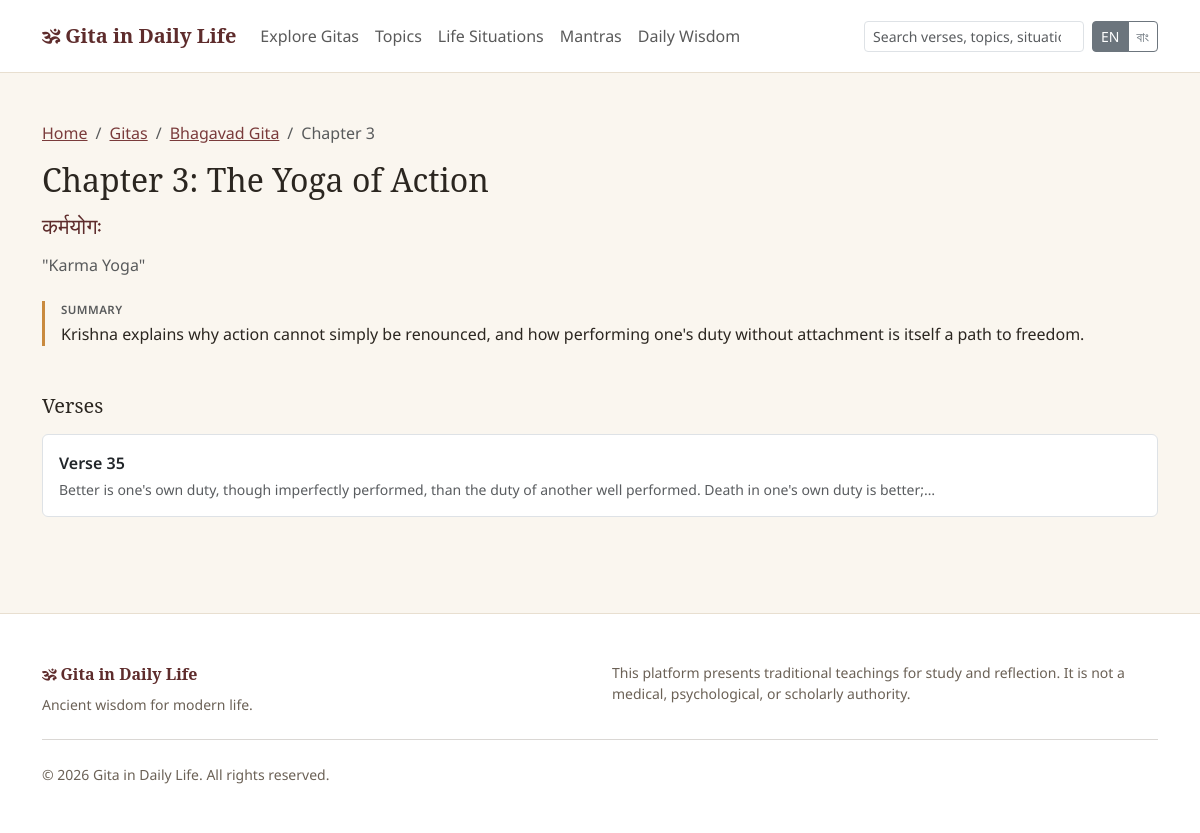
Page /public/gitas/bhagavad-gita/chapter/3 on the committed database.
### tables this page shows
CREATE TABLE settings (
    id INT UNSIGNED AUTO_INCREMENT PRIMARY KEY,
    setting_key VARCHAR(150) NOT NULL UNIQUE,
    setting_value TEXT NULL,
    setting_group VARCHAR(60) NOT NULL DEFAULT 'general'
);

CREATE TABLE gitas (
    id INT UNSIGNED AUTO_INCREMENT PRIMARY KEY,
    name VARCHAR(150) NOT NULL,
    slug VARCHAR(160) NOT NULL UNIQUE,
    alternate_names VARCHAR(255) NULL,
    short_description VARCHAR(500) NULL,
    introduction TEXT NULL,
    historical_context TEXT NULL,
    philosophy TEXT NULL,
    main_themes TEXT NULL,
    author_attribution VARCHAR(255) NULL,
    cover_image VARCHAR(255) NULL,
    language_available VARCHAR(100) NULL DEFAULT 'en',
    featured TINYINT(1) NOT NULL DEFAULT 0,
    status ENUM('draft','pending','published','archived') NOT NULL DEFAULT 'draft',
    meta_title VARCHAR(255) NULL,
    meta_description VARCHAR(500) NULL,
    created_by INT UNSIGNED NULL,
    updated_by INT UNSIGNED NULL,
    created_at DATETIME NOT NULL DEFAULT CURRENT_TIMESTAMP,
    updated_at DATETIME NOT NULL DEFAULT CURRENT_TIMESTAMP ON UPDATE CURRENT_TIMESTAMP,
    INDEX idx_gitas_status (status),
    INDEX idx_gitas_featured (featured)
);

CREATE TABLE chapters (
    id INT UNSIGNED AUTO_INCREMENT PRIMARY KEY,
    gita_id INT UNSIGNED NOT NULL,
    chapter_number INT UNSIGNED NOT NULL,
    name VARCHAR(200) NOT NULL,
    sanskrit_name VARCHAR(200) NULL,
    translation_name VARCHAR(200) NULL,
    summary TEXT NULL,
    main_ideas TEXT NULL,
    status ENUM('draft','pending','published','archived') NOT NULL DEFAULT 'draft',
    created_at DATETIME NOT NULL DEFAULT CURRENT_TIMESTAMP,
    updated_at DATETIME NOT NULL DEFAULT CURRENT_TIMESTAMP ON UPDATE CURRENT_TIMESTAMP,
    UNIQUE KEY uniq_gita_chapter (gita_id, chapter_number),
    FOREIGN KEY (gita_id) REFERENCES gitas(id) ON DELETE CASCADE,
    INDEX idx_chapters_status (status)
);

CREATE TABLE verses (
    id INT UNSIGNED AUTO_INCREMENT PRIMARY KEY,
    gita_id INT UNSIGNED NOT NULL,
    chapter_id INT UNSIGNED NOT NULL,
    verse_number INT UNSIGNED NOT NULL,
    sanskrit_text TEXT NULL,
    transliteration TEXT NULL,
    word_by_word_meaning TEXT NULL,
    literal_translation TEXT NULL,
    simple_translation_en TEXT NULL,
    translation_bn TEXT NULL,
    explanation TEXT NULL,
    philosophical_meaning TEXT NULL,
    key_teaching VARCHAR(500) NULL,
    audio_path VARCHAR(255) NULL,
    video_path VARCHAR(255) NULL,
    translator VARCHAR(150) NULL,
    commentator VARCHAR(150) NULL,
    featured TINYINT(1) NOT NULL DEFAULT 0,
    status ENUM('draft','pending','published','archived') NOT NULL DEFAULT 'draft',
    created_by INT UNSIGNED NULL,
    updated_by INT UNSIGNED NULL,
    created_at DATETIME NOT NULL DEFAULT CURRENT_TIMESTAMP,
    updated_at DATETIME NOT NULL DEFAULT CURRENT_TIMESTAMP ON UPDATE CURRENT_TIMESTAMP,
    UNIQUE KEY uniq_chapter_verse (chapter_id, verse_number),
    FOREIGN KEY (gita_id) REFERENCES gitas(id) ON DELETE CASCADE,
    FOREIGN KEY (chapter_id) REFERENCES chapters(id) ON DELETE CASCADE,
    INDEX idx_verses_status (status),
    INDEX idx_verses_featured (featured)
);

### app/core/Controller.php (called while the page is built, shortened)
<?php
abstract class Controller
{
    protected function view(string $view, array $data = []): void
    {
        extract($data, EXTR_SKIP);
        $viewFile = VIEWS_PATH . '/frontend/' . $view . '.php';
        $metaDescription = $data['metaDescription'] ?? Setting::get('default_meta_description', 'Ancient wisdom for modern life.');
        require $viewFile;
    }
}

### modules/GitaController.php (called while the page is built, shortened)
<?php
final class GitaController extends Controller
{
    public function chapter(string $slug, string $number): void
    {
        $gita = Gita::findBySlug($slug);
        $chapter = Chapter::findByGitaAndNumber((int) $gita['id'], (int) $number);
        $verses = Verse::forChapter((int) $chapter['id']);
        $this->view('gitas/chapter', [
            'pageTitle' => 'Chapter ' . $chapter['chapter_number'] . ': ' . $chapter['name'] . ' — ' . $gita['name'],
            'gita' => $gita,
            'chapter' => $chapter,
            'verses' => $verses,
        ]);
    }
}

### public/index.php (called while the page is built, shortened)
<?php
require_once __DIR__ . '/../app/bootstrap.php';
$router = new Router();
$router->dispatch();

### app/helpers/functions.php (called while the page is built, shortened)
<?php
function e(?string $value): string
{
    return htmlspecialchars((string) $value, ENT_QUOTES, 'UTF-8');
}
function url(string $path = ''): string
{
    return APP_BASE_PATH . '/' . ltrim($path, '/');
}
function current_lang(): string
{
    return Session::get('lang', DEFAULT_LANGUAGE);
}
function verse_text(array $verse): string
{
    return (string) ($verse['simple_translation_en'] ?? '');
}
function __t(string $key, array $replace = []): string
{
    static $cache = [];
    $lang = current_lang();
    if (!isset($cache[$lang])) {
        $file = LANGUAGES_PATH . '/' . $lang . '.php';
        $cache[$lang] = is_file($file) ? require $file : [];
    }
    $text = $cache[$lang][$key] ?? $key;
    return $text;
}
function str_excerpt(?string $text, int $length = 160): string
{
    $text = trim((string) $text);
    $truncated = mb_substr($text, 0, $length);
    $lastSpace = mb_strrpos($truncated, ' ');
    if ($lastSpace !== false) {
        $truncated = mb_substr($truncated, 0, $lastSpace);
    }
    return $truncated . '…';
}

### app/core/Database.php (called while the page is built, shortened)
<?php
final class Database
{
    private static ?PDO $instance = null;
    public static function connection(): PDO
    {
        if (self::$instance === null) {
            $dsn = sprintf('mysql:host=%s;dbname=%s;charset=%s', DB_HOST, DB_NAME, DB_CHARSET);
            self::$instance = new PDO($dsn, DB_USER, DB_PASS, [
                PDO::ATTR_ERRMODE => PDO::ERRMODE_EXCEPTION,
                PDO::ATTR_DEFAULT_FETCH_MODE => PDO::FETCH_ASSOC,
                PDO::ATTR_EMULATE_PREPARES => false,
            ]);
        }
        return self::$instance;
    }
}

### app/core/Model.php (called while the page is built, shortened)
<?php
abstract class Model
{
    protected static string $table = '';
    protected static function db(): PDO
    {
        return Database::connection();
    }
    protected static function assertSafeIdentifier(string $identifier): string
    {
        return $identifier;
    }
    public static function findBy(string $column, $value): ?array
    {
        $stmt = self::db()->prepare('SELECT * FROM ' . static::$table . ' WHERE ' . $column . ' = ? LIMIT 1');
        $stmt->execute([$value]);
        $row = $stmt->fetch();
        return $row === false ? null : $row;
    }
    public static function all(string $orderBy = ''): array
    {
        $sql = 'SELECT * FROM ' . static::$table;
        return self::db()->query($sql)->fetchAll();
    }
    public static function where(array $conditions = [], string $orderBy = '', ?int $limit = null, ?int $offset = null): array
    {
        [$whereSql, $params] = self::buildWhere($conditions);
        $sql = 'SELECT * FROM ' . static::$table . $whereSql;
        if ($orderBy !== '') {
            $sql .= ' ORDER BY ' . self::sanitizeOrderBy($orderBy);
        }
        if ($limit !== null) {
            $sql .= ' LIMIT ' . (int) $limit;
        }
        $stmt = self::db()->prepare($sql);
        $stmt->execute($params);
        return $stmt->fetchAll();
    }
    protected static function buildWhere(array $conditions, bool $withKeyword = true): array
    {
        $parts = [];
        $params = [];
        foreach ($conditions as $column => $value) {
            if ($value === null) {
                $parts[] = $column . ' IS NULL';
            } else {
                $parts[] = $column . ' = ?';
                $params[] = $value;
            }
        }
        $sql = implode(' AND ', $parts);
        return [($withKeyword ? ' WHERE ' : '') . $sql, $params];
    }
    protected static function sanitizeOrderBy(string $orderBy): string
    {
        $parts = array_map('trim', explode(',', $orderBy));
        $safe = [];
        foreach ($parts as $part) {
            if (preg_match('/^([a-zA-Z_][a-zA-Z0-9_]*)\s*(ASC|DESC)?$/i', $part, $m)) {
                $safe[] = $m[1] . (isset($m[2]) ? ' ' . strtoupper($m[2]) : '');
            }
        }
        return $safe === [] ? '' : implode(', ', $safe);
    }
}

### app/models/Setting.php (called while the page is built, shortened)
<?php
final class Setting extends Model
{
    public static function get(string $key, ?string $default = null): ?string
    {
        static $cache = null;
        if ($cache === null) {
            $cache = [];
            foreach (self::all() as $row) {
                $cache[$row['setting_key']] = $row['setting_value'];
            }
        }
        return $cache[$key] ?? $default;
    }
}

### app/core/Session.php (called while the page is built, shortened)
<?php
final class Session
{
    public static function get(string $key, $default = null)
    {
        return $_SESSION[$key] ?? $default;
    }
}

### app/bootstrap.php (called while the page is built, shortened)
<?php
require_once APP_PATH . '/config/config.php';
spl_autoload_register(function (string $class): void {
    static $dirs = null;
    if ($dirs === null) {
        $dirs = [
            APP_PATH . '/core',
            APP_PATH . '/models',
            APP_PATH . '/services',
            ROOT_PATH . '/modules',
        ];
    }
    foreach ($dirs as $dir) {
        $file = $dir . '/' . $class . '.php';
        if (is_file($file)) {
            return;
        }
    }
});
require_once APP_PATH . '/helpers/functions.php';

### app/models/Gita.php (called while the page is built, shortened)
<?php
final class Gita extends Model
{
    public static function findBySlug(string $slug): ?array
    {
        return self::findBy('slug', $slug);
    }
}

### app/models/Chapter.php (called while the page is built, shortened)
<?php
final class Chapter extends Model
{
    public static function findByGitaAndNumber(int $gitaId, int $number): ?array
    {
        $rows = self::where(['gita_id' => $gitaId, 'chapter_number' => $number], '', 1);
        return $rows[0] ?? null;
    }
}

### app/models/Verse.php (called while the page is built, shortened)
<?php
final class Verse extends Model
{
    public static function forChapter(int $chapterId): array
    {
        return self::where(['chapter_id' => $chapterId, 'status' => 'published'], 'verse_number ASC');
    }
}

### app/core/Request.php (called while the page is built, shortened)
<?php
final class Request
{
    public static function uri(): string
    {
        $uri = $_SERVER['REQUEST_URI'] ?? '/';
        $path = parse_url($uri, PHP_URL_PATH);
        return $path === false || $path === null ? '/' : $path;
    }
}

### views/frontend/gitas/chapter.php (the view, shortened to what this page needs)
<div class="container py-5">
  <nav aria-label="breadcrumb"><ol class="breadcrumb">
    <li class="breadcrumb-item"><a href="<?= e(url('')) ?>"><?= e(__t('breadcrumb.home')) ?></a></li>
    <li class="breadcrumb-item"><a href="<?= e(url('gitas')) ?>"><?= e(__t('breadcrumb.gitas')) ?></a></li>
    <li class="breadcrumb-item"><a href="<?= e(url('gitas/' . $gita['slug'])) ?>"><?= e($gita['name']) ?></a></li>
    <li class="breadcrumb-item active"><?= e(__t('chapter.label')) ?> <?= (int) $chapter['chapter_number'] ?></li>
  </ol></nav>
  <h1 class="h2 font-serif mb-1"><?= e(__t('chapter.label')) ?> <?= (int) $chapter['chapter_number'] ?>: <?= e($chapter['name']) ?></h1>
  <?php if ($chapter['sanskrit_name']): ?><p class="verse-sanskrit mb-1"><?= e($chapter['sanskrit_name']) ?></p><?php endif; ?>
  <?php if ($chapter['translation_name']): ?><p class="text-muted mb-4">"<?= e($chapter['translation_name']) ?>"</p><?php endif; ?>
  <?php if ($chapter['summary']): ?>
    <div class="content-block">
      <div class="badge-label text-muted mb-1"><?= e(__t('chapter.summary')) ?></div>
      <p><?= nl2br(e($chapter['summary'])) ?></p>
    </div>
  <?php endif; ?>
  <h2 class="h5 mt-5 mb-3"><?= e(__t('chapter.verses_heading')) ?></h2>
  <div class="list-group">
    <?php foreach ($verses as $verse): ?>
      <a href="<?= e(url('verses/' . $gita['slug'] . '/' . $chapter['chapter_number'] . '/' . $verse['verse_number'])) ?>" class="list-group-item list-group-item-action py-3">
        <div class="d-flex justify-content-between">
          <span class="fw-semibold"><?= e(__t('chapter.verse_label')) ?> <?= (int) $verse['verse_number'] ?></span>
        </div>
        <p class="text-muted small mb-0 mt-1"><?= e(str_excerpt(verse_text($verse), 140)) ?></p>
      </a>
    <?php endforeach; ?>
  </div>
</div>

### app/core/Router.php (shortened to what this page needs)
<?php
final class Router
{
    private array $routes = [];
    public function get(string $pattern, string $handler): void
    {
        $this->routes[] = ['GET', $pattern, $handler];
    }
    public function dispatch(): void
    {
        $uri = $this->currentPath();
        foreach ($this->routes as [$routeMethod, $pattern, $handler]) {
            $regex = $this->patternToRegex($pattern);
            if (preg_match($regex, $uri, $matches)) {
                $params = array_filter($matches, static fn ($key) => !is_int($key), ARRAY_FILTER_USE_KEY);
                $this->callHandler($handler, array_values($params));
                return;
            }
        }
    }
    private function currentPath(): string
    {
        $uri = Request::uri();
        $base = APP_BASE_PATH;
        if ($base !== '' && str_starts_with($uri, $base)) {
            $uri = substr($uri, strlen($base));
        }
        $uri = '/' . trim($uri, '/');
        return $uri;
    }
    private function patternToRegex(string $pattern): string
    {
        $pattern = rtrim($pattern, '/');
        if ($pattern === '') {
            $pattern = '/';
        }
        $regex = preg_replace('#\{([a-zA-Z_][a-zA-Z0-9_]*)\}#', '(?P<$1>[^/]+)', $pattern);
        return '#^' . $regex . '$#u';
    }
    private function callHandler(string $handler, array $params): void
    {
        [$controllerName, $methodName] = explode('@', $handler);
        $controller = new $controllerName();
        $controller->$methodName(...$params);
    }
}

### public/assets/css/style.css (style rules this page uses)
:root { --gidl-bg: #faf6ef; --gidl-surface: #ffffff; --gidl-text: #2b2620; --gidl-text-muted: #6b6156; --gidl-border: #e8dfd0; --gidl-primary: #7a3b3b; --gidl-primary-dark: #5e2c2c; --gidl-accent: #c98a3e; }
body { background-color: var(--gidl-bg); color: var(--gidl-text); font-family: 'Noto Sans', system-ui, -apple-system, "Segoe UI", sans-serif; }
.font-serif, h1, h2, h3, h4, .verse-sanskrit { font-family: 'Noto Serif', Georgia, 'Times New Roman', serif; }
.verse-sanskrit { font-size: 1.35rem; line-height: 2.1; color: var(--gidl-primary-dark); }
a { color: var(--gidl-primary); }
.badge-label { letter-spacing: .04em; text-transform: uppercase; font-size: .72rem; font-weight: 600; }
.content-block { border-left: 3px solid var(--gidl-accent); padding-left: 1rem; margin-bottom: 1.5rem; }

### rows in the picture
settings: setting_value "Home", setting_value "Gitas"
gitas: name "Bhagavad Gita"
chapters: chapter_number "3", name "The Yoga of Action", sanskrit_name "कर्मयोगः", translation_name "Karma Yoga", summary "Krishna explains why action cannot simply be renounced, and how performing one's duty without attachment is itself a path to freedom."
verses: __t "Verse", verse_number "35", simple_translation_en "Better is one's own duty, though imperfectly performed, than the duty of another well performed. Death in one's own duty is better;…"

### other values in the picture
__t('nav.gitas') "Explore Gitas"
__t('nav.topics') "Topics"
__t('nav.situations') "Life Situations"
__t('nav.mantras') "Mantras"
__t('nav.daily_wisdom') "Daily Wisdom"
__t('chapter.label') "Chapter"
__t('chapter.summary') "SUMMARY"
__t('chapter.verses_heading') "Verses"
Setting::get('site_tagline', 'Ancient wisdom for modern life.') "Ancient wisdom for modern life."
__t('footer.disclaimer') "This platform presents traditional teachings for study and reflection. It is not a medical, psychological, or scholarly authority."
__t('footer.rights') "All rights reserved."
